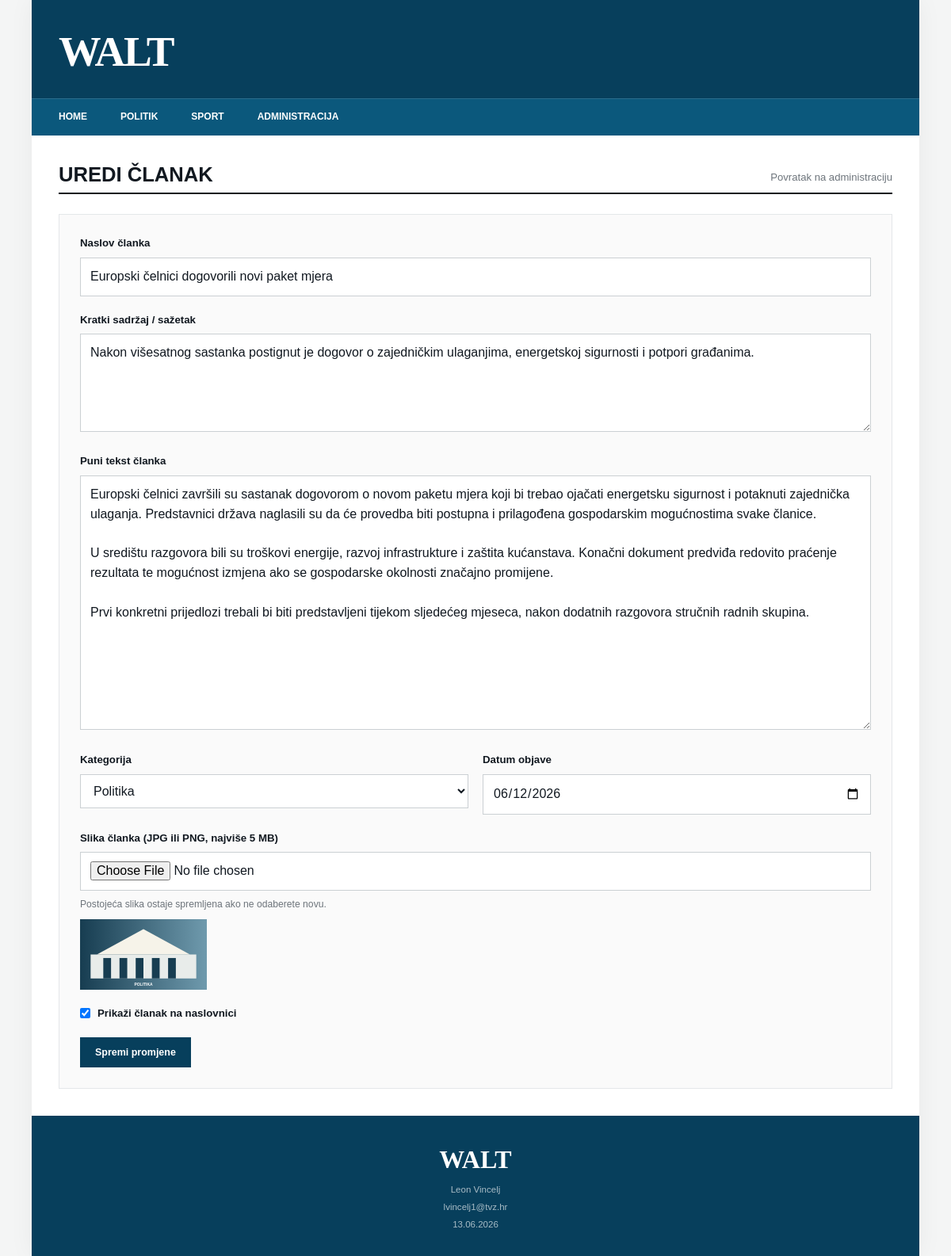
The app's page /edit.php?id=1 (signed in) with its own data.
### tables this page shows
CREATE TABLE articles (
    id INT UNSIGNED AUTO_INCREMENT PRIMARY KEY,
    title VARCHAR(180) NOT NULL,
    summary VARCHAR(500) NOT NULL,
    content TEXT NOT NULL,
    category ENUM('politika', 'sport') NOT NULL,
    image VARCHAR(255) NOT NULL,
    published_at DATE NOT NULL,
    show_on_homepage TINYINT(1) NOT NULL DEFAULT 1,
    created_at TIMESTAMP DEFAULT CURRENT_TIMESTAMP,
    updated_at TIMESTAMP DEFAULT CURRENT_TIMESTAMP ON UPDATE CURRENT_TIMESTAMP,
    INDEX idx_home_category_date (show_on_homepage, category, published_at)
);

### db.php (called while the page is built, shortened)
<?php
function db(): mysqli
{
    static $connection = null;
    if ($connection === null) {
        try {
            $connection = new mysqli(DB_HOST, DB_USER, DB_PASS, DB_NAME);
            $connection->set_charset('utf8mb4');
        } catch (mysqli_sql_exception $exception) {
            http_response_code(500);
            exit('Povezivanje s bazom nije uspjelo. Provjerite config.php i import baze.');
        }
    }
    return $connection;
}

### functions.php (called while the page is built, shortened)
<?php
function e(?string $value): string
{
    return htmlspecialchars($value ?? '', ENT_QUOTES, 'UTF-8');
}
function image_url(?string $image): string
{
    $image = $image ?: 'images/placeholder.svg';
    return e($image);
}

### includes/article-form.php (the view, shortened to what this page needs)
<?php
$editing = isset($article['id']);
$submitLabel = $editing ? 'Spremi promjene' : 'Objavi članak';
?>
<form method="post" enctype="multipart/form-data" class="portal-form article-form">
    <label for="title">Naslov članka</label>
    <input id="title" name="title" type="text" maxlength="180" value="<?= e($article['title'] ?? '') ?>" required>
    <label for="summary">Kratki sadržaj / sažetak</label>
    <textarea id="summary" name="summary" rows="4" maxlength="500" required><?= e($article['summary'] ?? '') ?></textarea>
    <label for="content">Puni tekst članka</label>
    <textarea id="content" name="content" rows="12" required><?= e($article['content'] ?? '') ?></textarea>
    <div class="form-row">
        <div>
            <label for="category">Kategorija</label>
            <select id="category" name="category" required>
                <option value="politika" <?= ($article['category'] ?? '') === 'politika' ? 'selected' : '' ?>>Politika</option>
            </select>
        </div>
        <div>
            <label for="published_at">Datum objave</label>
            <input id="published_at" name="published_at" type="date"
                   value="<?= e($article['published_at'] ?? date('Y-m-d')) ?>" required>
        </div>
    </div>
    <label for="image">Slika članka (JPG ili PNG, najviše 5 MB)</label>
    <input id="image" name="image" type="file" accept=".jpg,.jpeg,.png,image/jpeg,image/png"
           <?= $editing ? '' : 'required' ?>>
    <?php if ($editing && !empty($article['image'])): ?>
        <p class="field-help">Postojeća slika ostaje spremljena ako ne odaberete novu.</p>
        <img class="admin-thumbnail" src="<?= image_url($article['image']) ?>" alt="">
    <?php endif; ?>
    <label class="checkbox-label">
        <input type="checkbox" name="show_on_homepage" value="1"
               <?= (int) ($article['show_on_homepage'] ?? 1) === 1 ? 'checked' : '' ?>>
        Prikaži članak na naslovnici
    </label>
    <button class="button" type="submit"><?= e($submitLabel) ?></button>
</form>

### css/style.css (style rules this page uses)
:root { --navy: #073f5c; --navy-light: #0b587c; --ink: #111820; --muted: #6d747b; --line: #e4e7e9; --paper: #ffffff; --background: #f4f5f5; --accent: #b8892d; --danger: #a02c2c; --success: #236b42; }
* { box-sizing: border-box; }
html { scroll-behavior: smooth; }
body { margin: 0; color: var(--ink); background: var(--background); font-family: Arial, Helvetica, sans-serif; line-height: 1.55; }
img { display: block; max-width: 100%; }
.portal-form { padding: 26px; border: 1px solid var(--line); background: #fafafa; }
.portal-form label { display: block; margin: 0 0 7px; font-size: 0.83rem; font-weight: 700; }
.portal-form input, .portal-form textarea, .portal-form select { width: 100%; margin: 0 0 20px; padding: 11px 12px; border: 1px solid #cbd0d3; border-radius: 0; color: var(--ink); background: #fff; font: inherit; }
.portal-form textarea { resize: vertical; }
.form-row { display: grid; grid-template-columns: 1fr 1fr; gap: 18px; }
.checkbox-label { display: flex !important; align-items: center; gap: 9px; margin-bottom: 20px !important; }
.checkbox-label input { width: auto; margin: 0; }
.button { display: inline-block; width: auto !important; padding: 11px 18px !important; border: 1px solid var(--navy) !important; color: #fff !important; background: var(--navy) !important; font-size: 0.78rem !important; font-weight: 800 !important; cursor: pointer; }
.field-help { margin: -12px 0 14px; color: var(--muted); font-size: 0.76rem; }
.admin-thumbnail { width: 160px; margin: -5px 0 20px; }

### records on screen
articles: title "Europski čelnici dogovorili novi paket mjera", summary "Nakon višesatnog sastanka postignut je dogovor o zajedničkim ulaganjima, energetskoj sigurnosti i potpori građanima.", content "Europski čelnici završili su sastanak dogovorom o novom paketu mjera koji bi trebao ojačati energetsku sigurnost i potaknuti zajednička ulaganja. Predstavnici država naglasili su da će provedba biti postupna i prilagođena gospodarskim mogućnostima svake članice. U središtu razgovora bili su troškovi energije, razvoj infrastrukture i zaštita kućanstava. Konačni dokument predviđa redovito praćenje rezultata te mogućnost izmjena ako se gospodarske okolnosti značajno promijene. Prvi konkretni prijedlozi trebali bi biti predstavljeni tijekom sljedećeg mjeseca, nakon dodatnih razgovora stručnih radnih skupina.", category "Politika", published_at "06/12/2026", image (picture), show_on_homepage "☑", id "Spremi promjene"

### other values on screen
SITE_NAME "WALT"
